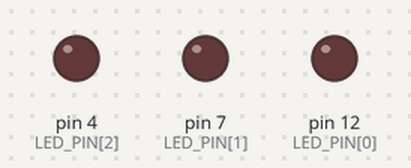
Bench run of a program on a simulated Arduino Uno, built with avr-gcc and run on an emulated ATmega328P. On the bench: output pins drawn as LEDs (lit = HIGH).

Above: at 0.1 s.
At 0.9 s:
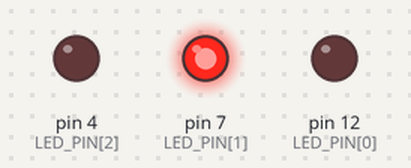
At 1.3 s:
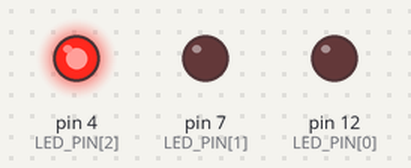
At 1.9 s:
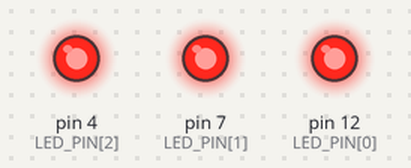
At 3.1 s:
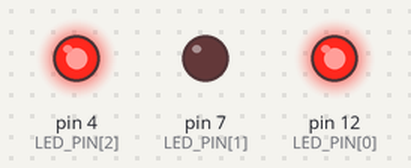
At 4.3 s:
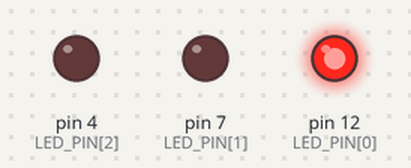
Timing chart, 0 to 4.6 s (numbered marks = the images above):
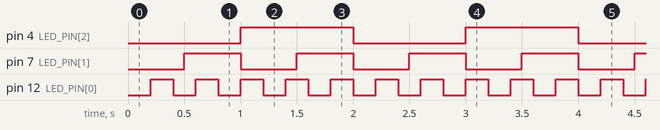

Measured:
- by itself, pin 4 (LED_PIN[2]): alternates HIGH for 1.0 s and LOW for 1.0 s
- by itself, pin 7 (LED_PIN[1]): alternates HIGH for 0.50 s and LOW for 0.50 s
- by itself, pin 12 (LED_PIN[0]): alternates HIGH for 0.20 s and LOW for 0.20 s

The program:

main.cpp
```cpp
#include <Arduino.h>

const int LED_NUMBER = 3;
const int LED_PIN[LED_NUMBER] = {12, 7, 4};
const unsigned long BLINK_INTERVAL_MS[LED_NUMBER] = {200, 500, 1000};
unsigned long previous_time[LED_NUMBER] = {0, 0, 0};
bool led_state[LED_NUMBER] = {false, false, false};

void setup() {
  for (int i = 0; i < LED_NUMBER; i++){
    pinMode(LED_PIN[i], OUTPUT);
  }
}

void loop() {
  unsigned long current_time = millis();
  for (int i = 0; i < LED_NUMBER; i++){
    if (current_time - previous_time[i] >= BLINK_INTERVAL_MS[i]){
      led_state[i] = !led_state[i];
      digitalWrite(LED_PIN[i], led_state[i]);
      previous_time[i] = current_time;
    }
  }
}
```
